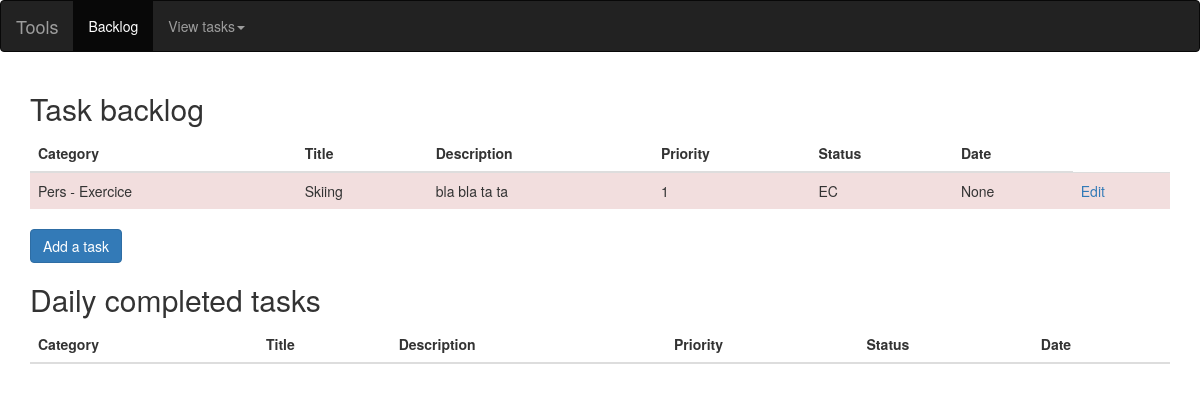
Page /todo/list/ on the earlier database version.
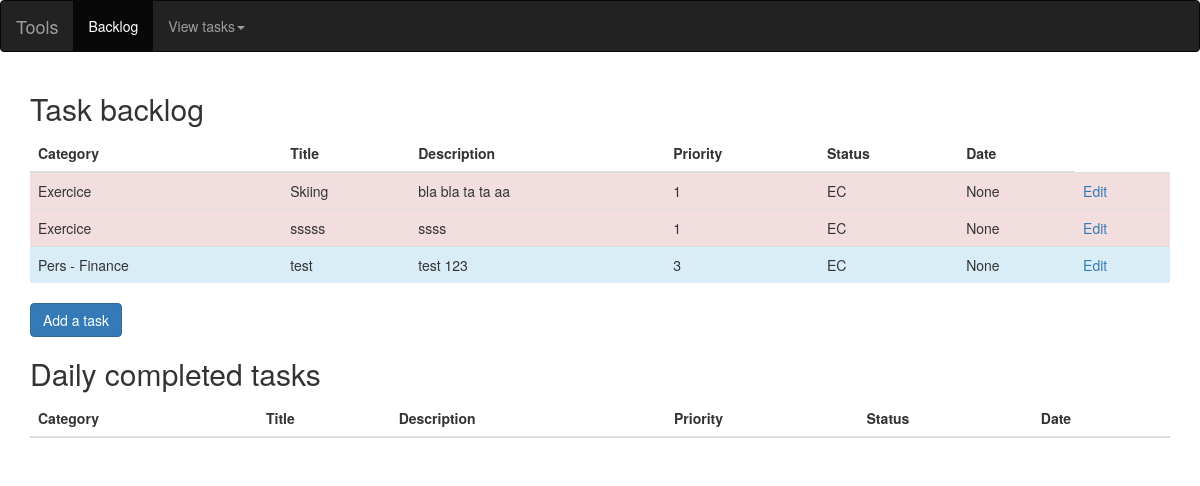
Same page on the later database version.
### todo/models.py (models this page shows, shortened)
class Todo(models.Model):
    priorityChoices = (
        ('1', 'P1'),
        ('2', 'P2'),
        ('3', 'P3'),
    )
    statusChoices = (
        ('ND', 'Non débuté'),
        ('EC', 'En cours'),
        ('T', 'Terminé'),
    )
    category = models.ForeignKey(Type, on_delete=models.SET_NULL, null=True)
    title = models.CharField(max_length=100)
    dateCreated = models.DateField(auto_now_add=True,null=True, blank=True)
    priority = models.CharField(max_length=3, choices=priorityChoices, default='1')
    status = models.CharField(max_length=10,choices=statusChoices,default='ND')
    description = models.CharField(max_length=100,default='',null=True,blank=True)
    timeSpent = models.FloatField(null=True,blank=True,default=None)
    distance = models.FloatField(null=True,blank=True,default=None)
    upDate = models.DateField(null=True,blank=True)
    def __init__(self, *args, **kwargs):
        super(Todo, self).__init__(*args, **kwargs)

class Type(models.Model):
    name = models.CharField(max_length=30)
    def __str__(self):
        return self.name

### todo/views.py (the view)
# urls.py: path('todo/list/',views.list, name='list'),
def list(request):
    activeTodos = Todo.objects.all().exclude(status='T')
    finishedTodos = Todo.objects.all().filter(status='T').filter(upDate=datetime.now())
    print (finishedTodos.count())
    context = {'activeTodos': activeTodos,
               'finishedTodos' : finishedTodos,}
    return render(request, 'todo/list.html',context)

### todo/templates/todo/list.html (shortened to what this page needs)
{% extends "basetodo.html" %}
{% block content %}
<div class="container">
    <div class="row">
        <div class="col-sm-12">
        <h2>Task backlog</h2>
        </div>
    </div>
  <table class="table table-hover">
    <thead>
      <tr>
        <th>Category</th>
        <th>Title</th>
        <th>Description</th>
        <th>Priority</th>
        <th>Status</th>
        <th>Date</th>
      </tr>
    </thead>
    <tbody>
        {% for item in activeTodos %}
        {% if item.priority == '1' %}
            <tr class='danger'>
        {% elif item.priority == '2' %}
            <tr class='warning'>
        {% elif item.priority == '3' %}
            <tr class='info'>
        {% endif %}
            <td>{{ item.category }}</td>
            <td>{{ item.title }}</td>
            <td>{{ item.description }}</td>
            <td>{{ item.priority }}</td>
            <td>{{ item.status }}</td>
            <td>{{ item.upDate }}</td>
            <td><a href="{% url 'taskedit' item.id %}">Edit</a></td>
            </tr>
        {% endfor %}
    </tbody>
  </table>
  <a class="btn btn-primary btn-md" href="{% url 'taskedit' %}">Add a task</a>
    <div class="row">
        <div class="col-sm-12">
        <h2>Daily completed tasks</h2>
        </div>
    </div>
   <table class="table table-hover">
    <thead>
      <tr>
        <th>Category</th>
        <th>Title</th>
        <th>Description</th>
        <th>Priority</th>
        <th>Status</th>
        <th>Date</th>
      </tr>
    </thead>
  </table>
</div>
{% endblock content %}

### tool_site/templates/basetodo.html (shortened to what this page needs)
{% extends "base.html" %}
{% block nav %}
<nav class="navbar navbar-inverse">
  <div class="container-fluid">
    <div class="navbar-header">
      <a class="navbar-brand" href="{% url 'index' %}">Tools</a>
    </div>
    <ul class="nav navbar-nav">
      <li class="active"><a href="{% url 'list' %}">Backlog</a></li>
      <li class="dropdown"><a class="dropdown-toggle" data-toggle="dropdown" href="#">View tasks<span class="caret"></span></a>
      </li>
    </ul>
  </div>
</nav>
{% endblock nav %}

### tool_site/templates/base.html (shortened to what this page needs)
<!DOCTYPE html>
<html lang="en">
<head>
  <link rel="stylesheet" href="https://maxcdn.bootstrapcdn.com/bootstrap/3.3.7/css/bootstrap.min.css">
</head>
<body>
<section id="main">
    {% block nav %}{% endblock nav %}
    {% block content %}{% endblock content %}
</section>
</body>
</html>

Differences in the rows shown:
changed Todo "Skiing": category "Pers - Exercice" → "Exercice"; description "bla bla ta ta" → "bla bla ta ta aa"
added Todo: category "Exercice", title "sssss", description "ssss", priority "1", status "EC", upDate "None"
added Todo: category "Pers - Finance", title "test", description "test 123", priority "3", status "EC", upDate "None"
